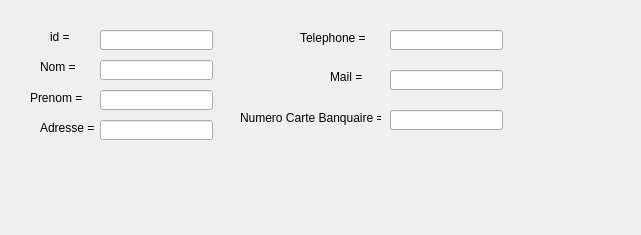
       <widget class="QWidget" name="page_2">
        <property name="geometry">
         <rect>
          <x>0</x>
          <y>0</y>
          <width>641</width>
          <height>235</height>
         </rect>
        </property>
        <attribute name="label">
         <string>donnee client </string>
        </attribute>
        <widget class="QLabel" name="label_18">
         <property name="geometry">
          <rect>
           <x>50</x>
           <y>30</y>
           <width>47</width>
           <height>14</height>
          </rect>
         </property>
         <property name="text">
          <string>id = </string>
         </property>
        </widget>
        <widget class="QLineEdit" name="lineEdit_id_a_modifier">
         <property name="geometry">
          <rect>
           <x>100</x>
           <y>30</y>
           <width>113</width>
           <height>20</height>
          </rect>
         </property>
         <property name="readOnly">
          <bool>true</bool>
         </property>
        </widget>
        <widget class="QLabel" name="label_20">
         <property name="geometry">
          <rect>
           <x>40</x>
           <y>60</y>
           <width>47</width>
           <height>14</height>
          </rect>
         </property>
         <property name="text">
          <string>Nom = </string>
         </property>
        </widget>
        <widget class="QLineEdit" name="lineEdit_nom_a_modifier">
         <property name="geometry">
          <rect>
           <x>100</x>
           <y>60</y>
           <width>113</width>
           <height>20</height>
          </rect>
         </property>
        </widget>
        <widget class="QLabel" name="label_21">
         <property name="geometry">
          <rect>
           <x>30</x>
           <y>90</y>
           <width>61</width>
           <height>16</height>
          </rect>
         </property>
         <property name="text">
          <string>Prenom =</string>
         </property>
        </widget>
        <widget class="QLineEdit" name="lineEdit__prenom_a_modifier">
         <property name="geometry">
          <rect>
           <x>100</x>
           <y>90</y>
           <width>113</width>
           <height>20</height>
          </rect>
         </property>
        </widget>
        <widget class="QLabel" name="label_22">
         <property name="geometry">
          <rect>
           <x>40</x>
           <y>120</y>
           <width>71</width>
           <height>16</height>
          </rect>
         </property>
         <property name="text">
          <string>Adresse = </string>
         </property>
        </widget>
        <widget class="QLineEdit" name="lineEdit_adresse_a_modifier">
         <property name="geometry">
          <rect>
           <x>100</x>
           <y>120</y>
           <width>113</width>
           <height>20</height>
          </rect>
         </property>
        </widget>
        <widget class="QLabel" name="label_23">
         <property name="geometry">
          <rect>
           <x>300</x>
           <y>30</y>
           <width>71</width>
           <height>16</height>
          </rect>
         </property>
         <property name="text">
          <string>Telephone = </string>
         </property>
        </widget>
        <widget class="QLineEdit" name="lineEdit_telephone_a_modifier">
         <property name="geometry">
          <rect>
           <x>390</x>
           <y>30</y>
           <width>113</width>
           <height>20</height>
          </rect>
         </property>
         <property name="maxLength">
          <number>8</number>
         </property>
        </widget>
        <widget class="QLabel" name="label_24">
         <property name="geometry">
          <rect>
           <x>330</x>
           <y>70</y>
           <width>47</width>
           <height>14</height>
          </rect>
         </property>
         <property name="text">
          <string>Mail = </string>
         </property>
        </widget>
        <widget class="QLineEdit" name="lineEdit_mail_a_modofier">
         <property name="geometry">
          <rect>
           <x>390</x>
           <y>70</y>
           <width>113</width>
           <height>20</height>
          </rect>
         </property>
        </widget>
        <widget class="QLabel" name="label_25">
         <property name="geometry">
          <rect>
           <x>240</x>
           <y>110</y>
           <width>141</width>
           <height>16</height>
          </rect>
         </property>
         <property name="text">
          <string>Numero Carte Banquaire = </string>
         </property>
        </widget>
        <widget class="QLineEdit" name="lineEdit_num_CB_a_modifier">
         <property name="geometry">
          <rect>
           <x>390</x>
           <y>110</y>
           <width>113</width>
           <height>20</height>
          </rect>
         </property>
         <property name="maxLength">
          <number>16</number>
         </property>
        </widget>
       </widget>
